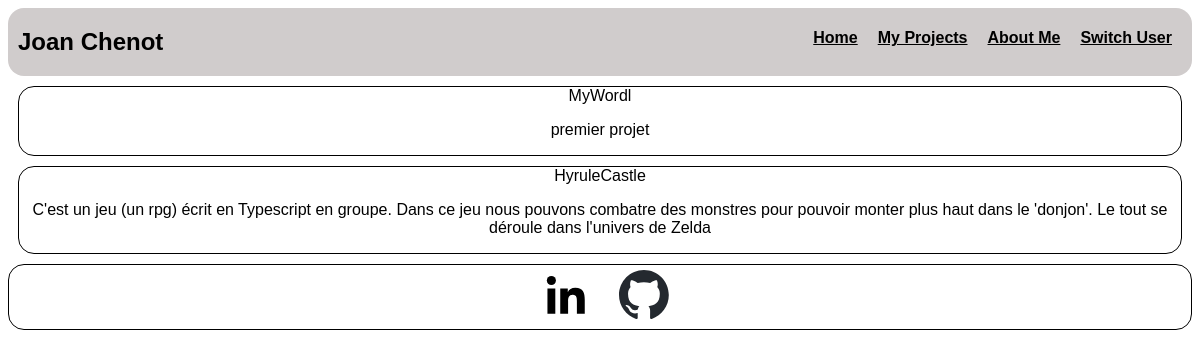
The app's page /Projects.php?id=2 with its own data.
### tables this page shows
CREATE TABLE Me(id INT PRIMARY KEY AUTO_INCREMENT, firstname VARCHAR(20) NOT NULL, lastname VARCHAR(20) NOT NULL, email VARCHAR(30), phone INT, address VARCHAR(64), country VARCHAR(50), birth_date DATE, description VARCHAR(256));

CREATE TABLE Projects(id INT PRIMARY KEY NOT NULL AUTO_INCREMENT, user_id INT NOT NULL, FOREIGN KEY (user_id) REFERENCES Me(id), title VARCHAR(64) NOT NULL, description VARCHAR(1024), picture VARCHAR(1024), date_created DATE, date_upade DATE, enable BOOLEAN);

### Projects.php (the view)
<?php
require "header.php"
?>
<div class="tout">
        <main>
            <section>
                <div class="ligne2">
                    <?php
                        foreach ($tabProjects as $elem) { ?>
                            <div class="carre">
                                <?php echo $elem['title'] ?>
                                <p><?php echo $elem['description'] ?></p>
                            </div>
                        <?php } ?>
                </div>
            </section>
        </main>
        <?php require "footer.php"?>
    </div>
</body>
</html>

### header.php (shortened to what this page needs)
<?php
$servername = "localhost";
$username = "paul";
$password = "3UhyXkth";
$actual_link = "https://$_SERVER[HTTP_HOST]$_SERVER[REQUEST_URI]";
$url_components = parse_url($actual_link);
parse_str($url_components['query'], $params);
$user_id = $params['id'];
$conn = new PDO("mysql:host=$servername;dbname=Portfolio", $username, $password);
$conn->setAttribute(PDO::ATTR_ERRMODE, PDO::ERRMODE_EXCEPTION);
$sql = "SELECT * FROM Me WHERE id=?";
$result = $conn->prepare($sql);
$result->execute(array($user_id));
$info = $result->fetch();
$sql = "SELECT * FROM Projects WHERE user_id=$user_id";
$result = $conn->query($sql);
$tabProjects = [];
$sql = "SELECT COUNT(*) FROM Me";
$result = $conn->query($sql);
$numberOfUser = 0;
foreach ($result as $row) {
    $numberOfUser = $row;
}
$numberOfUser = $numberOfUser[0];
?>
<!DOCTYPE html>
<html lang="en">
<head>
    <link rel="stylesheet" href="../style.css" />
</head>
<body>
    <header>
            <div><h2> <?=$info['firstname'], " ", $info['lastname'];?> </h2></div><a href="tel:+"></a>
            <nav class="menu">
                <div class="option"><h4><a href="./index.php<?="?id=",$user_id?>">Home</a></h4></div>
                <div class="option"><h4><a href="./Projects.php<?="?id=",$user_id?>">My Projects</a></h4></div>
                <div class="option"><h4><a href="./aboutMe.php<?="?id=",$user_id?>">About Me</a></h4></div>
                <div class="option"><h4><a href="<?="http://". $url_components["host"] . ":" . $url_components["port"] . $url_components["path"] . "?id=" . $user_id%$numberOfUser+1?>" class="switchuserbutton">Switch User</a></h4></div>
            </nav>
        </header>

### footer.php
<footer>
            <div class="bas">
                <div class="logoSpace">
                    <a href="https://linkedin.com/" target="_blank">
                        <img class="logo" src="/src/bxl-linkedin.svg">
                    </a>
                    <a href="https://github.com" target="_blank">
                        <img class="logo" src="/src/github-mark/github-mark.svg">
                    </a>
                </div>
            </div>
        </footer>

### style.css (style rules this page uses)
header { display: flex; justify-content: space-between; background-color: rgb(208, 204, 204); border-radius: 1rem; padding-left: 10px; }
body { font-family: Arial, Helvetica, sans-serif; }
.tout { display: flex; flex-direction: column; }
.carre { border: black 1px solid; border-radius: 1rem; text-align: center; padding-left: 10px; padding-right: 10px; margin-left: 10px; margin-right: 10px; margin-top: 10px; }
.bas { display: flex; justify-content: center; border: black 1px solid; border-radius: 1rem; padding-left: 10px; margin-top: 10px; }
.menu { display: flex; justify-content: space-between; text-align: center; }
.option { background-color: inherit; height: fit-content; margin-right: 20px; transition: transform .2s; }
.option a { color: black; }
.logo { width: 50px; }
.logoSpace { display: flex; width: 11%; flex-direction: row; justify-content: space-between; margin-top: 5px; margin-bottom: 5px; }
.switchuserbutton { color: black; }

### records on screen
me: firstname "Joan", lastname "Chenot"
projects: title "MyWordl", description "premier projet"
projects: title "HyruleCastle", description "C'est un jeu (un rpg) écrit en Typescript en groupe. Dans ce jeu nous pouvons combatre des monstres pour pouvoir monter plus haut dans le 'donjon'. Le tout se déroule dans l'univers de Zelda"
